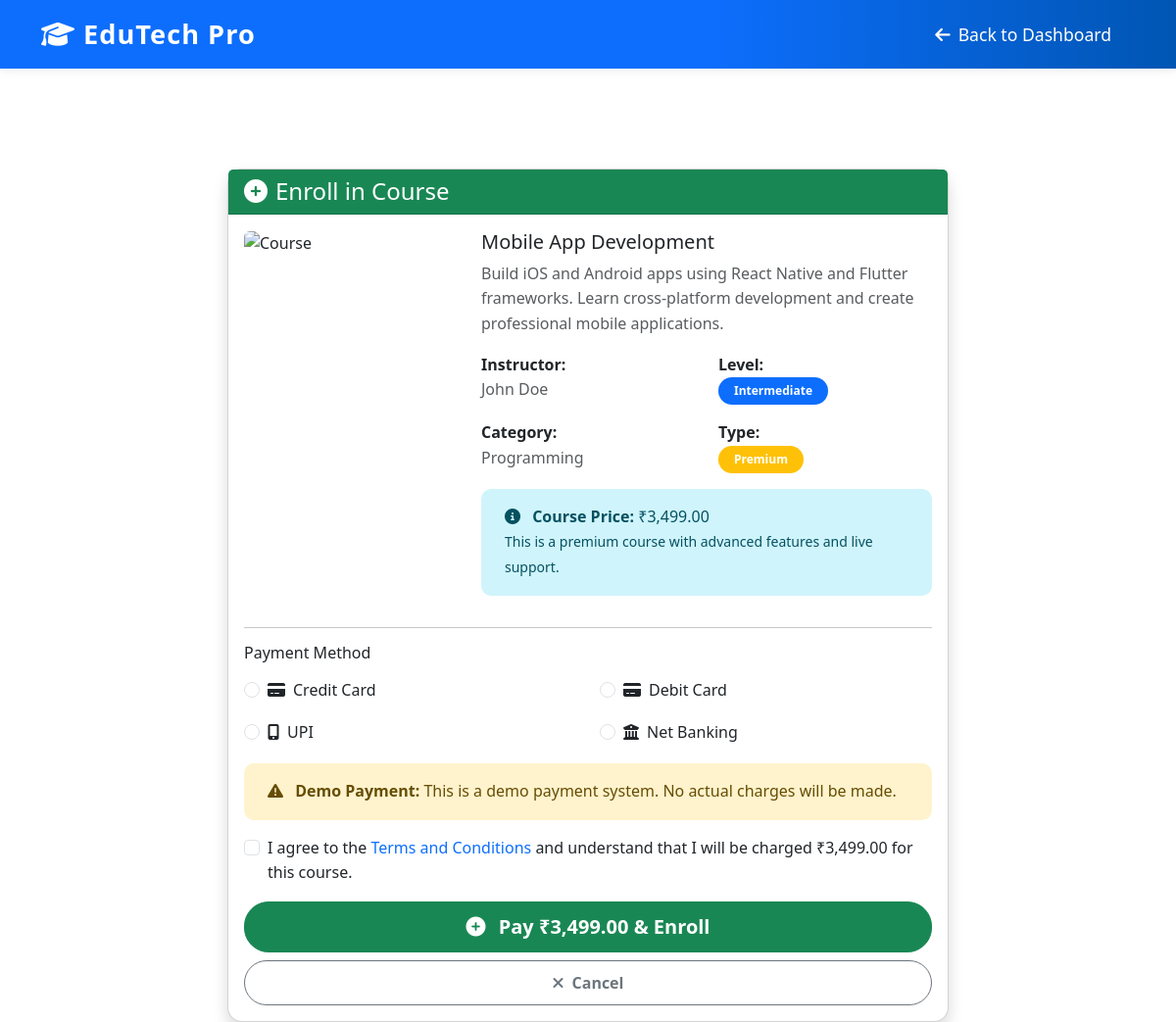
The page /student/enroll.php?course_id=3 (signed in) on the database its author committed.
### tables this page shows
CREATE TABLE IF NOT EXISTS `courses` (
    `id` INT AUTO_INCREMENT PRIMARY KEY,
    `title` VARCHAR(200) NOT NULL,
    `description` TEXT,
    `instructor_id` INT,
    `category` VARCHAR(100),
    `level` ENUM('beginner', 'intermediate', 'advanced') DEFAULT 'beginner',
    `price` DECIMAL(10,2) DEFAULT 0.00,
    `is_premium` BOOLEAN DEFAULT FALSE,
    `thumbnail` VARCHAR(255),
    `duration` INT DEFAULT 0,
    `total_lessons` INT DEFAULT 0,
    `total_students` INT DEFAULT 0,
    `rating` DECIMAL(3,2) DEFAULT 0.00,
    `status` ENUM('draft', 'published', 'archived') DEFAULT 'draft',
    `created_at` TIMESTAMP DEFAULT CURRENT_TIMESTAMP,
    `updated_at` TIMESTAMP DEFAULT CURRENT_TIMESTAMP ON UPDATE CURRENT_TIMESTAMP,
    FOREIGN KEY (`instructor_id`) REFERENCES `users`(`id`) ON DELETE SET NULL
);

CREATE TABLE IF NOT EXISTS `users` (
    `id` INT AUTO_INCREMENT PRIMARY KEY,
    `google_id` VARCHAR(255) UNIQUE,
    `username` VARCHAR(50) UNIQUE,
    `email` VARCHAR(100) UNIQUE NOT NULL,
    `password` VARCHAR(255),
    `full_name` VARCHAR(100) NOT NULL,
    `role` ENUM('admin', 'teacher', 'student') NOT NULL,
    `profile_image` VARCHAR(255),
    `phone` VARCHAR(20),
    `address` TEXT,
    `status` ENUM('active', 'inactive', 'pending') DEFAULT 'active',
    `created_at` TIMESTAMP DEFAULT CURRENT_TIMESTAMP,
    `updated_at` TIMESTAMP DEFAULT CURRENT_TIMESTAMP ON UPDATE CURRENT_TIMESTAMP
);

### student/enroll.php (the view, shortened to what this page needs)
<?php
require_once '../config/database.php';
$course_id = $_GET['course_id'] ?? null;
$stmt = $pdo->prepare("
    SELECT c.*, u.full_name as instructor_name
    FROM courses c
    LEFT JOIN users u ON c.instructor_id = u.id
    WHERE c.id = ?
");
$stmt->execute([$course_id]);
$course = $stmt->fetch();
?>
<!DOCTYPE html>
<html lang="en">
<head>
    <link href="https://cdn.jsdelivr.net/npm/bootstrap@5.3.0/dist/css/bootstrap.min.css" rel="stylesheet">
    <link href="https://cdnjs.cloudflare.com/ajax/libs/font-awesome/6.4.0/css/all.min.css" rel="stylesheet">
    <link href="../assets/css/style.css" rel="stylesheet">
</head>
<body>
    <nav class="navbar navbar-expand-lg navbar-dark bg-success fixed-top">
        <div class="container">
            <a class="navbar-brand fw-bold" href="#">
                <i class="fas fa-graduation-cap me-2"></i>EduTech Pro
            </a>
            <div class="navbar-nav ms-auto">
                <a class="nav-link" href="dashboard.php">
                    <i class="fas fa-arrow-left me-2"></i>Back to Dashboard
                </a>
            </div>
        </div>
    </nav>
    <div class="container mt-5 pt-5">
        <div class="row justify-content-center">
            <div class="col-lg-8">
                <div class="card shadow">
                    <div class="card-header bg-success text-white">
                        <h4 class="mb-0">
                            <i class="fas fa-plus-circle me-2"></i>Enroll in Course
                        </h4>
                    </div>
                    <div class="card-body">
                        <div class="row">
                            <div class="col-md-4">
                                <img src="https://img.freepik.com/free-vector/programming-concept-illustration_114360-1351.jpg" class="img-fluid rounded" alt="Course">
                            </div>
                            <div class="col-md-8">
                                <h5><?php echo htmlspecialchars($course['title']); ?></h5>
                                <p class="text-muted"><?php echo htmlspecialchars($course['description']); ?></p>
                                <div class="row mb-3">
                                    <div class="col-6">
                                        <strong>Instructor:</strong><br>
                                        <span class="text-muted"><?php echo htmlspecialchars($course['instructor_name']); ?></span>
                                    </div>
                                    <div class="col-6">
                                        <strong>Level:</strong><br>
                                        <span class="badge bg-primary"><?php echo ucfirst($course['level']); ?></span>
                                    </div>
                                </div>
                                <div class="row mb-3">
                                    <div class="col-6">
                                        <strong>Category:</strong><br>
                                        <span class="text-muted"><?php echo htmlspecialchars($course['category']); ?></span>
                                    </div>
                                    <div class="col-6">
                                        <strong>Type:</strong><br>
                                        <span class="badge <?php echo $course['is_premium'] ? 'bg-warning' : 'bg-success'; ?>">
                                            <?php echo $course['is_premium'] ? 'Premium' : 'Free'; ?>
                                        </span>
                                    </div>
                                </div>
                                <div class="alert alert-info">
                                    <i class="fas fa-info-circle me-2"></i>
                                    <strong>Course Price:</strong> ₹<?php echo number_format($course['price'], 2); ?>
                                    <?php if ($course['is_premium']): ?>
                                        <br><small>This is a premium course with advanced features and live support.</small>
                                    <?php else: ?>
                                        <br><small>This is a free course with basic features.</small>
                                    <?php endif; ?>
                                </div>
                            </div>
                        </div>
                        <hr>
                        <form method="POST" class="needs-validation" novalidate>
                            <?php if ($course['is_premium'] && $course['price'] > 0): ?>
                                <h6 class="mb-3">Payment Method</h6>
                                <div class="row mb-3">
                                    <div class="col-md-6">
                                        <div class="form-check">
                                            <input class="form-check-input" type="radio" name="payment_method" id="credit_card" value="credit_card" required>
                                            <label class="form-check-label" for="credit_card">
                                                <i class="fas fa-credit-card me-2"></i>Credit Card
                                            </label>
                                        </div>
                                    </div>
                                    <div class="col-md-6">
                                        <div class="form-check">
                                            <input class="form-check-input" type="radio" name="payment_method" id="debit_card" value="debit_card" required>
                                            <label class="form-check-label" for="debit_card">
                                                <i class="fas fa-credit-card me-2"></i>Debit Card
                                            </label>
                                        </div>
                                    </div>
                                </div>
                                <div class="row mb-3">
                                    <div class="col-md-6">
                                        <div class="form-check">
                                            <input class="form-check-input" type="radio" name="payment_method" id="upi" value="upi" required>
                                            <label class="form-check-label" for="upi">
                                                <i class="fas fa-mobile-alt me-2"></i>UPI
                                            </label>
                                        </div>
                                    </div>
                                    <div class="col-md-6">
                                        <div class="form-check">
                                            <input class="form-check-input" type="radio" name="payment_method" id="net_banking" value="net_banking" required>
                                            <label class="form-check-label" for="net_banking">
                                                <i class="fas fa-university me-2"></i>Net Banking
                                            </label>
                                        </div>
                                    </div>
                                </div>
                                <div class="alert alert-warning">
                                    <i class="fas fa-exclamation-triangle me-2"></i>
                                    <strong>Demo Payment:</strong> This is a demo payment system. No actual charges will be made.
                                </div>
                            <?php endif; ?>
                            <div class="form-check mb-3">
                                <input class="form-check-input" type="checkbox" id="terms" required>
                                <label class="form-check-label" for="terms">
                                    I agree to the <a href="#" class="text-decoration-none">Terms and Conditions</a> and understand that
                                    <?php if ($course['is_premium']): ?>
                                        I will be charged ₹<?php echo number_format($course['price'], 2); ?> for this course.
                                    <?php else: ?>
                                        this course is free to enroll.
                                    <?php endif; ?>
                                </label>
                            </div>
                            <div class="d-grid gap-2">
                                <button type="submit" class="btn btn-success btn-lg">
                                    <i class="fas fa-plus-circle me-2"></i>
                                    <?php if ($course['is_premium'] && $course['price'] > 0): ?>
                                        Pay ₹<?php echo number_format($course['price'], 2); ?> & Enroll
                                    <?php else: ?>
                                        Enroll for Free
                                    <?php endif; ?>
                                </button>
                                <a href="dashboard.php" class="btn btn-outline-secondary">
                                    <i class="fas fa-times me-2"></i>Cancel
                                </a>
                            </div>
                        </form>
                    </div>
                </div>
            </div>
        </div>
    </div>
</body>
</html>

### assets/css/style.css (style rules this page uses)
:root { --primary-color: #0d6efd; --secondary-color: #6c757d; --success-color: #198754; --warning-color: #ffc107; --danger-color: #dc3545; --light-color: #f8f9fa; --dark-color: #212529; }
* { margin: 0; padding: 0; box-sizing: border-box; }
body { font-family: 'Segoe UI', Tahoma, Geneva, Verdana, sans-serif; line-height: 1.6; color: var(--dark-color); padding-top: 76px; }
.card { transition: transform 0.3s ease, box-shadow 0.3s ease; border-radius: 15px; }
.btn { border-radius: 25px; padding: 10px 25px; font-weight: 600; transition: all 0.3s ease; }
.navbar { background: linear-gradient(90deg, #0d6efd 60%, #0056b3 100%) !important; box-shadow: 0 2px 10px rgba(0,0,0,0.08); }
.navbar .navbar-brand { font-weight: 700; font-size: 1.7rem; color: #fff !important; letter-spacing: 1px; }
.navbar .nav-link, .navbar .dropdown-toggle { color: #fff !important; font-size: 1.1rem; margin-left: 1rem; margin-right: 1rem; transition: color 0.2s; }
body { padding-top: 76px; }
.alert { border-radius: 10px; border: none; padding: 1rem 1.5rem; }
.badge { padding: 0.5rem 1rem; border-radius: 20px; font-weight: 600; }
.container-fluid, .row, main { margin-top: 0 !important; }

### rows shown on the page
courses: title "Mobile App Development", description "Build iOS and Android apps using React Native and Flutter frameworks. Learn cross-platform development and create professional mobile applications.", instructor.full_name "John Doe", level "Intermediate", category "Programming", price "3,499.00"
